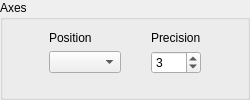
         <widget class="QGroupBox" name="axesGB">
          <property name="sizePolicy">
           <sizepolicy hsizetype="Fixed" vsizetype="Expanding">
            <horstretch>0</horstretch>
            <verstretch>0</verstretch>
           </sizepolicy>
          </property>
          <property name="minimumSize">
           <size>
            <width>250</width>
            <height>0</height>
           </size>
          </property>
          <property name="title">
           <string>Axes</string>
          </property>
          <layout class="QGridLayout" name="gridLayout_2">
           <item row="5" column="0" rowspan="2">
            <layout class="QGridLayout" name="activeAxesdLayout">
             <property name="sizeConstraint">
              <enum>QLayout::SetMaximumSize</enum>
             </property>
            </layout>
           </item>
           <item row="3" column="0">
            <layout class="QGridLayout" name="gridLayout_5">
             <item row="0" column="0">
              <widget class="QLabel" name="label_2">
               <property name="sizePolicy">
                <sizepolicy hsizetype="Preferred" vsizetype="Fixed">
                 <horstretch>0</horstretch>
                 <verstretch>0</verstretch>
                </sizepolicy>
               </property>
               <property name="text">
                <string>Position                </string>
               </property>
              </widget>
             </item>
             <item row="0" column="1">
              <widget class="QLabel" name="label_3">
               <property name="sizePolicy">
                <sizepolicy hsizetype="Preferred" vsizetype="Fixed">
                 <horstretch>0</horstretch>
                 <verstretch>0</verstretch>
                </sizepolicy>
               </property>
               <property name="text">
                <string>Precision</string>
               </property>
              </widget>
             </item>
             <item row="1" column="1">
              <widget class="QSpinBox" name="precisionSB">
               <property name="sizePolicy">
                <sizepolicy hsizetype="Fixed" vsizetype="Fixed">
                 <horstretch>0</horstretch>
                 <verstretch>0</verstretch>
                </sizepolicy>
               </property>
               <property name="minimumSize">
                <size>
                 <width>50</width>
                 <height>0</height>
                </size>
               </property>
               <property name="maximum">
                <number>6</number>
               </property>
               <property name="value">
                <number>3</number>
               </property>
              </widget>
             </item>
             <item row="1" column="0">
              <widget class="QComboBox" name="positionCB">
               <property name="sizePolicy">
                <sizepolicy hsizetype="Fixed" vsizetype="Fixed">
                 <horstretch>0</horstretch>
                 <verstretch>0</verstretch>
                </sizepolicy>
               </property>
               <property name="frame">
                <bool>true</bool>
               </property>
              </widget>
             </item>
            </layout>
           </item>
          </layout>
         </widget>
